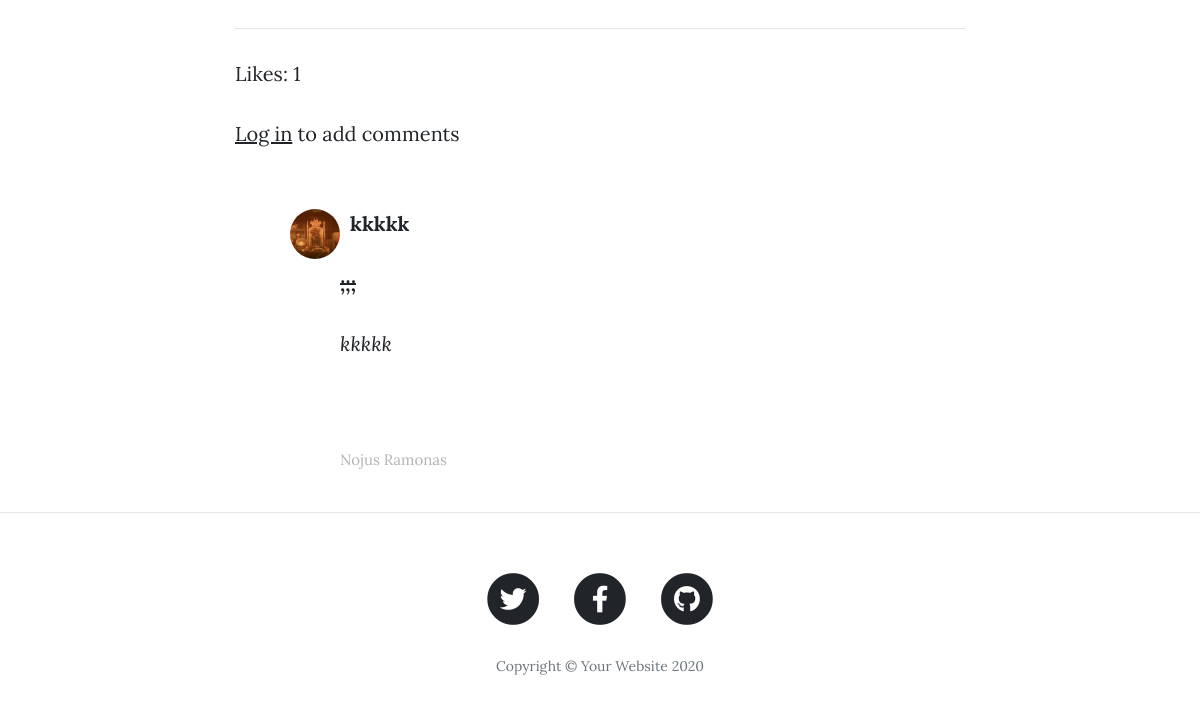
Page /post/3 (lower part) on the earlier database version.
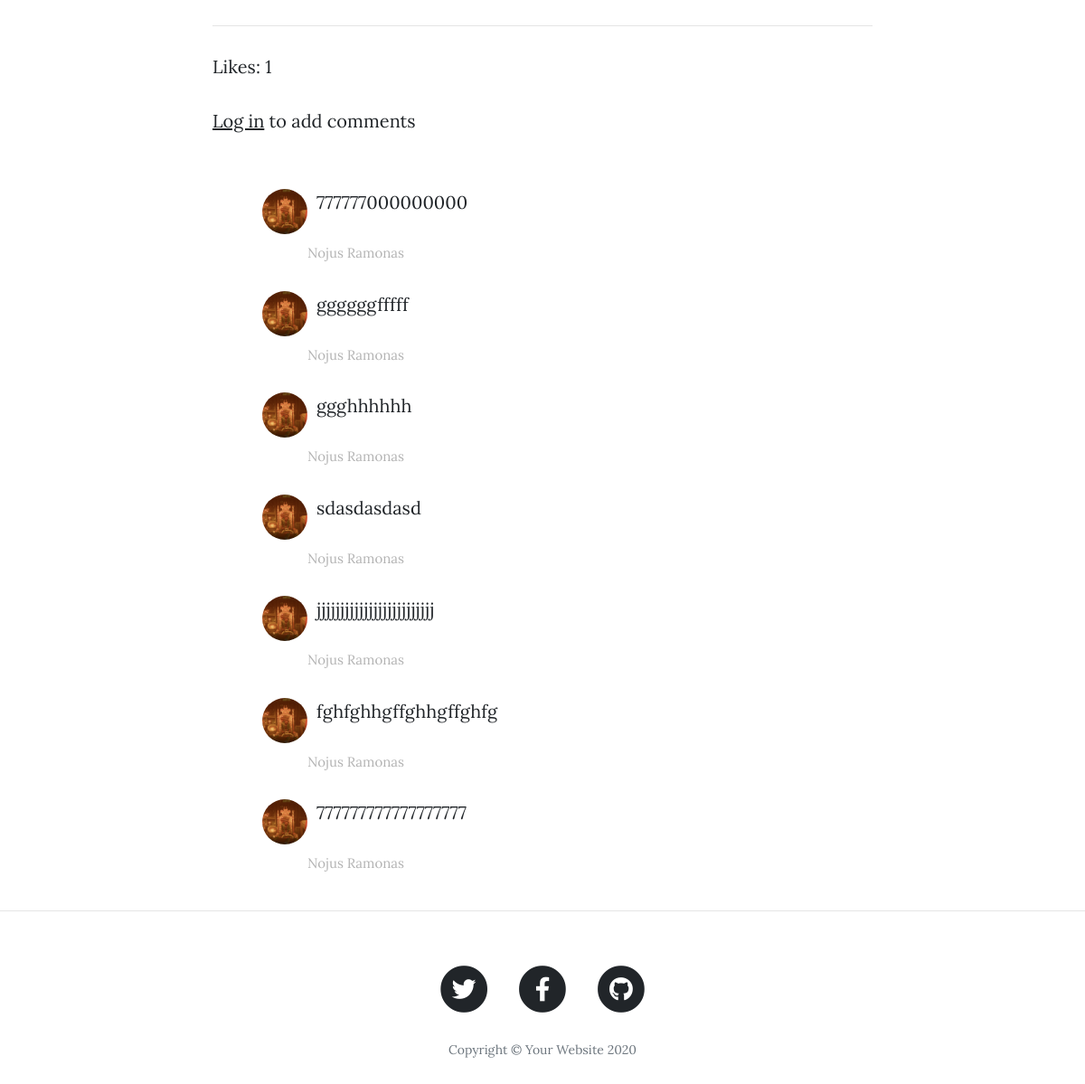
Same page on the later database version.
### main.py (models this page shows, shortened)
class Comments(db.Model):
    __tablename__ = "comments"
    id = db.Column(db.Integer, primary_key=True)
    author_id = db.Column(db.Integer, db.ForeignKey("users.id"))
    comment_author = db.relationship("User", back_populates="comments")
    text = db.Column(db.Text, nullable=False)
    parent_post = db.relationship("BlogPost", back_populates="comments")
    post_id = db.Column(db.Integer, db.ForeignKey("blog_posts.id"))

class User(UserMixin, db.Model):
    __tablename__ = "users"
    id = db.Column(db.Integer, primary_key=True)
    email = db.Column(db.String(100), unique=True)
    password = db.Column(db.String(100))
    name = db.Column(db.String(1000))
    posts = db.relationship("BlogPost", back_populates="author")
    comments = db.relationship("Comments", back_populates="comment_author")
    movies = db.relationship("Movies", back_populates="movie_user")
    friends = db.relationship("Friends", back_populates="requested_user")
    about = db.Column(db.Text, nullable=True)
    profile_image = db.Column(db.String(100))
    requests = db.relationship("FriendRequests", back_populates="user_request")
    liked_posts = db.relationship("PostLikes", back_populates="user")

### main.py (the view, shortened to what this page needs)
@app.route("/post/<int:index>", methods=['GET', 'POST'])
def show_post(index):
    form = CommentForm()
    edit_form = EditCommentForm()
    comment_to_edit_id = 0
    post = BlogPost.query.get(index)
    is_liked = False
    edit_comment = False
    if current_user.is_authenticated:
        if len(PostLikes.query.filter_by(liked_post=index, user_id=current_user.id).all()) > 0:
            is_liked = True
    comments = Comments.query.filter_by(post_id=index).all()
    return render_template("post.html", post=post, form=form, comments=comments, edit_form=edit_form, liked=is_liked,
                           edit_comment=edit_comment, edit_comment_id=comment_to_edit_id)

### templates/post.html (shortened to what this page needs)
{% extends 'bootstrap/base.html' %}
{% import "bootstrap/wtf.html" as wtf %}
{% block content %}
{% include "header.html" %}
<link rel="stylesheet" href="{{url_for('static', filename='css/clean-blog.css')}}">
  <article>
    <div class="container">
      <div class="row">
        <div class="col-lg-8 col-md-10 mx-auto">
           <hr>
            <p>Likes: {{ post.likes }}</p>
        {% if current_user.is_authenticated %}
                {{ wtf.quick_form(form) }}
        {% else %}
           <p><a href="{{ url_for('login') }}">Log in</a> to add comments</p>
        {% endif %}
          <div class="col-lg-8 col-md-10 mx-auto comment">
          {% for comment in comments %}
              <ul class="commentList">
                    <div class="commenterImage" style="float: left; padding-right: 10px;">
                      <img src="{{ url_for('static', filename='img/' + comment.comment_author.profile_image ) }}" width="50px" height="50px" style="border-radius: 50%;  object-fit: cover;" />
                    </div>
                    <div class="commentText" style="padding-left: 50px;">
                        {% if edit_comment and comment.id == edit_comment_id %}
                         {{ wtf.quick_form(edit_form) }}
                        {% else %}
                            <p>{{ comment.text | safe }}</p>
                        {% endif %}
                      <p class="date sub-text" style="color: #B4B4B4; font-size: 15px">{{ comment.comment_author.name }}</p>
                    </div>
              </ul>
          {% endfor %}
            </div>
          </div>
      </div>
    </div>
  </article>
  <hr>
{% include "footer.html" %}
{% endblock %}

Differences in the rows shown:
removed Comments: profile_image (picture), text "kkkkk ;;; kkkkk", comment_author.name "Nojus Ramonas"
added Comments: profile_image (picture), text "777777000000000", comment_author.name "Nojus Ramonas"
added Comments: profile_image (picture), text "ggggggfffff", comment_author.name "Nojus Ramonas"
added Comments: profile_image (picture), text "ggghhhhhh", comment_author.name "Nojus Ramonas"
added Comments: profile_image (picture), text "sdasdasdasd", comment_author.name "Nojus Ramonas"
added Comments: profile_image (picture), text "jjjjjjjjjjjjjjjjjjjjjjjjj", comment_author.name "Nojus Ramonas"
added Comments: profile_image (picture), text "fghfghhgffghhgffghfg", comment_author.name "Nojus Ramonas"
added Comments: profile_image (picture), text "777777777777777777", comment_author.name "Nojus Ramonas"
